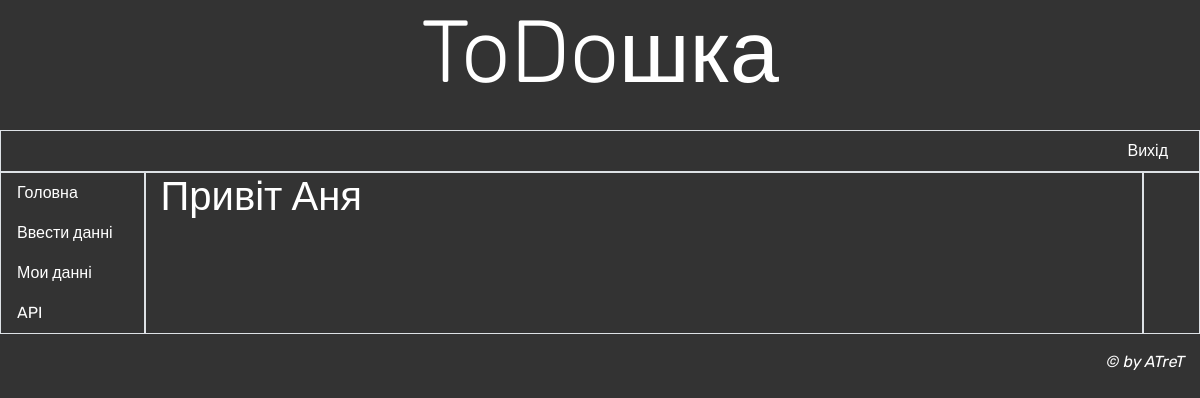
The app's page /dashboard/ (signed in), older data.
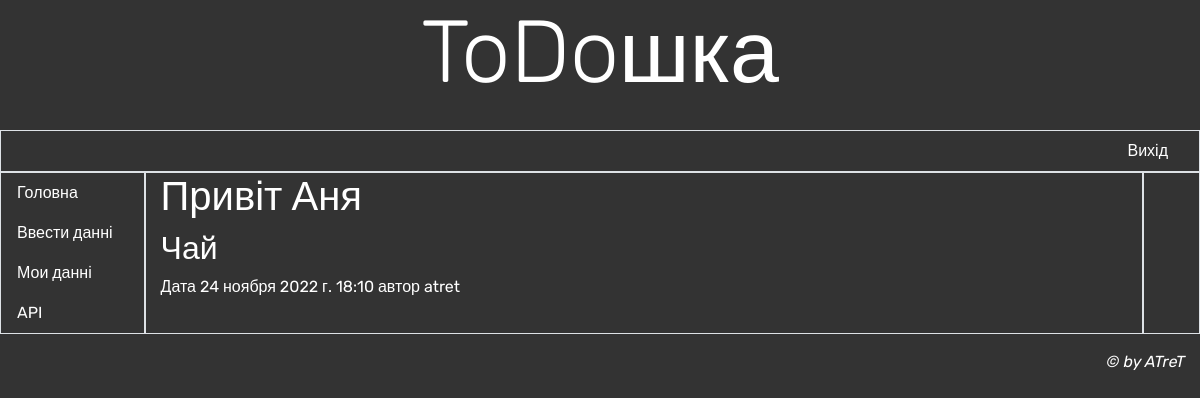
The same page, newer data.
### dashboard/models.py (models this page shows, shortened)
class TodoDb(models.Model):
    author = models.ForeignKey(
        User,
        on_delete=models.CASCADE
        )
    header = models.CharField(
        max_length=100,
        verbose_name='Заголовок'
        )
    content = models.TextField(
        max_length=500,
        verbose_name='Задача'
        )
    slave = models.CharField(
        max_length=100,
        verbose_name='Виконавець'
        )
    date_add = models.DateTimeField(
        auto_now_add=True
        )
    date_update = models.DateTimeField(
        auto_now=True
        )
    photo = models.ImageField(
        blank=True,
        null=True,
        upload_to='uploads/%Y/%m/%d/',
        verbose_name='Фото'
        )
    complate = models.BooleanField(
        default= False
        )
    def get_absolute_url(self):
        return reverse('dashboard:detail', kwargs={'pk': self.pk})
    class Meta:
        verbose_name = 'Todoшка'
        verbose_name_plural = 'Todoшки'
        ordering = ['date_add']

### dashboard/views.py (the view)
# urls.py: path('', views.TdListView.as_view(), name='list'),
class TdListView(LoginRequiredMixin, ListView):
    model = TodoDb
    template_name = 'dashboard/list.html'
    context_object_name = 'list_content'
    raise_exception = True

### dashboard/templates/dashboard/list.html (shortened to what this page needs)
{% extends "base.html" %}
{%block content %}
    <h1>Привіт {{ request.user }}</h1>
    {% for value in list_content %}
        {% if not value.complate and not value.cancel %}
            <h2>
                <a href="{{ value.get_absolute_url }}">{{ value.header }}</a>
            </h2>
            <p class="date"> Дата {{ value.date_update }} автор {{ value.author }}</p>
        {% endif %}
    {% endfor %}
{% endblock %}

### account/templates/base.html (shortened to what this page needs)
{% load bootstrap4 %}
{% load static %}
<html>
    <head>
        {% bootstrap_css %}
    </head>
    <body class="container-fluid">
        <header class="mb-4">
            <h1 class="display-2 text-center">ToDoшка</h1>
        </header>
        <div class="row">
            <ul class="col nav justify-content-end border">
                {% if user.is_authenticated %}
                <li class="nav-item"><a class="nav-link"
                href="{% url 'logout' %}">Вихід</a></li>
                {% else %}
                <li class="nav-item"><a class="nav-link"
                href="{% url 'login' %}">Вхід</a></li>
                <li class="nav-item"><a class="nav-link"
                href="{% url 'register' %}">Регістрація</a></li>
                {% endif %}
            </ul>
        </div>
        <div class="row">
            <nav class="col-md-auto nav flex-column border">
                <a class="nav-link root"
                href="{% url 'users_list' %}">Головна</a>
                <a class="nav-link" href="{% url 'dashboard:create' %}">Ввести данні</a>
                <a class="nav-link" href="{% url 'dashboard:list' %}">Мои данні</a>
                <a class="nav-link" href="api/">API</a>
            </nav>
            <section class="col border ру-2">
                {% block content %}
                {% endblock %}
            </section>
             <nav class="col-md-auto nav flex-column border">
             </nav>
        </div>
        <footer class="mt-3">
            <p class="text-right font-italic">&copy; by ATreT</p>
        </footer>
    </body>
</html>

### account/templates/base.html (style rules this page uses)
body { background-color: #333333; color: white; font-family: 'Rubik', sans-serif; }
a { color: white; }

Row changes from the older to the newer data that the page shows:
added TodoDb: header "Чай", date_update "24 ноября 2022 г. 18:10", author "atret"
